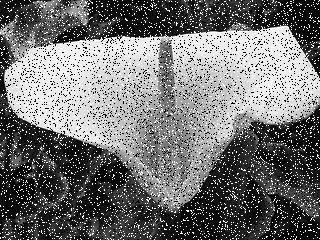
%> input picture Fundamentals of Digital Image and Video Processing/week5_noisy.jpg, 320 x 240 px
$ octave week5.m   (GNU Octave 9; MATLAB toolbox functions it lacks are replaced by stand-ins)
%> lines starting %> are read from the running program, lines starting %| are printed output that depends on the picture
im_noisy = double(imread('week5_noisy.jpg'));
%> im_noisy: size 240x320 double; min 0, max 255, mean 113.1; mean of the top-left, top-right, bottom-left and bottom-right quarters 150.4, 149.5, 77.3, 75.1
figure;imshow(uint8(im_noisy));
f1 = medfilt2(im_noisy);
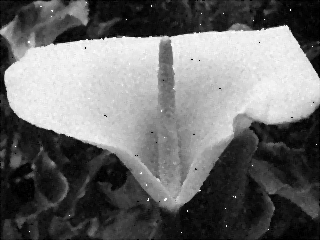
%> f1: size 240x320 double; min 0, max 255, mean 108.9
figure;imshow(uint8(f1));
f2 = medfilt2(f1);
figure;imshow(uint8(f2));
%> after `imshow(uint8(f2))`:
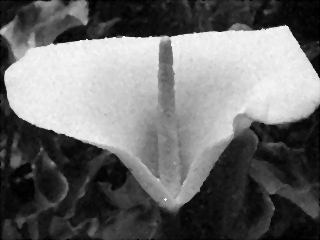
%> displayed picture: size 240x320, on the screen's scale of 0 to 255; min 0, max 247, mean 108.7; mean of the top-left, top-right, bottom-left and bottom-right quarters 155.6, 153.6, 64.5, 61.2

im_original = double(imread('week5_original.jpg'));
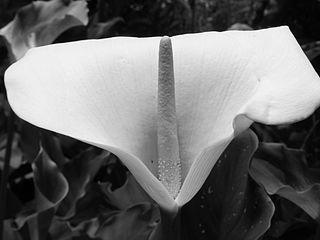
%> input picture Fundamentals of Digital Image and Video Processing/week5_original.jpg, 320 x 240 px
%> im_original: size 240x320 double; min 0, max 255, mean 108.9; mean of the top-left, top-right, bottom-left and bottom-right quarters 155.6, 153.6, 64.8, 61.4
[m,n] = size(im_noisy)
%> m = 240; n = 320
mse1=1/(m*n)*sum(sum((im_original-im_noisy).^2));
%> mse1 = 4784.6
psnr1=10*log10(255*255/mse1)
%> psnr1 = 11.33
mse2=1/(m*n)*sum(sum((im_original-f1).^2));
%> mse2 = 119
psnr2=10*log10(255*255/mse2)
%> psnr2 = 27.38
mse3=1/(m*n)*sum(sum((im_original-f2).^2));
%> mse3 = 70.48
psnr3=10*log10(255*255/mse3)
%> psnr3 = 29.65
